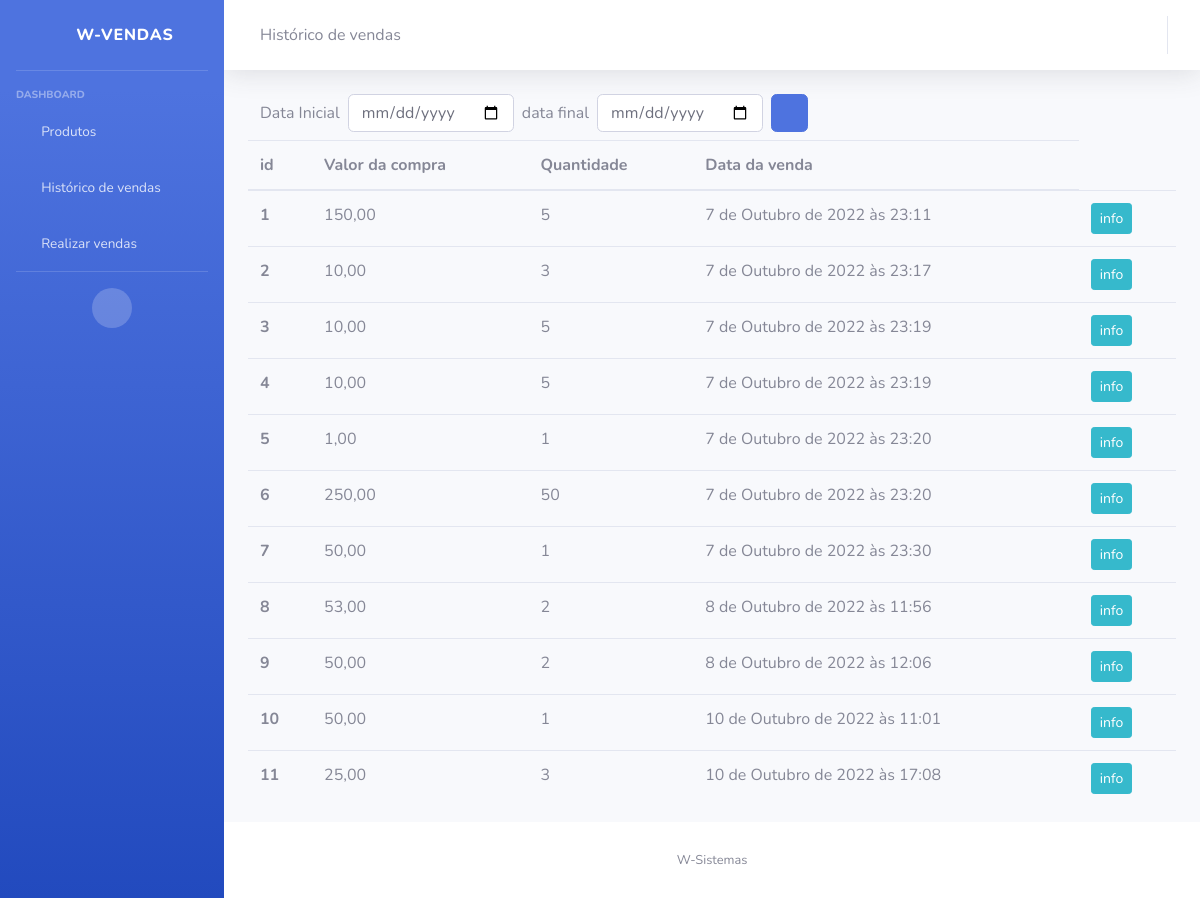
The page /historico-vendas on the database as committed earlier.
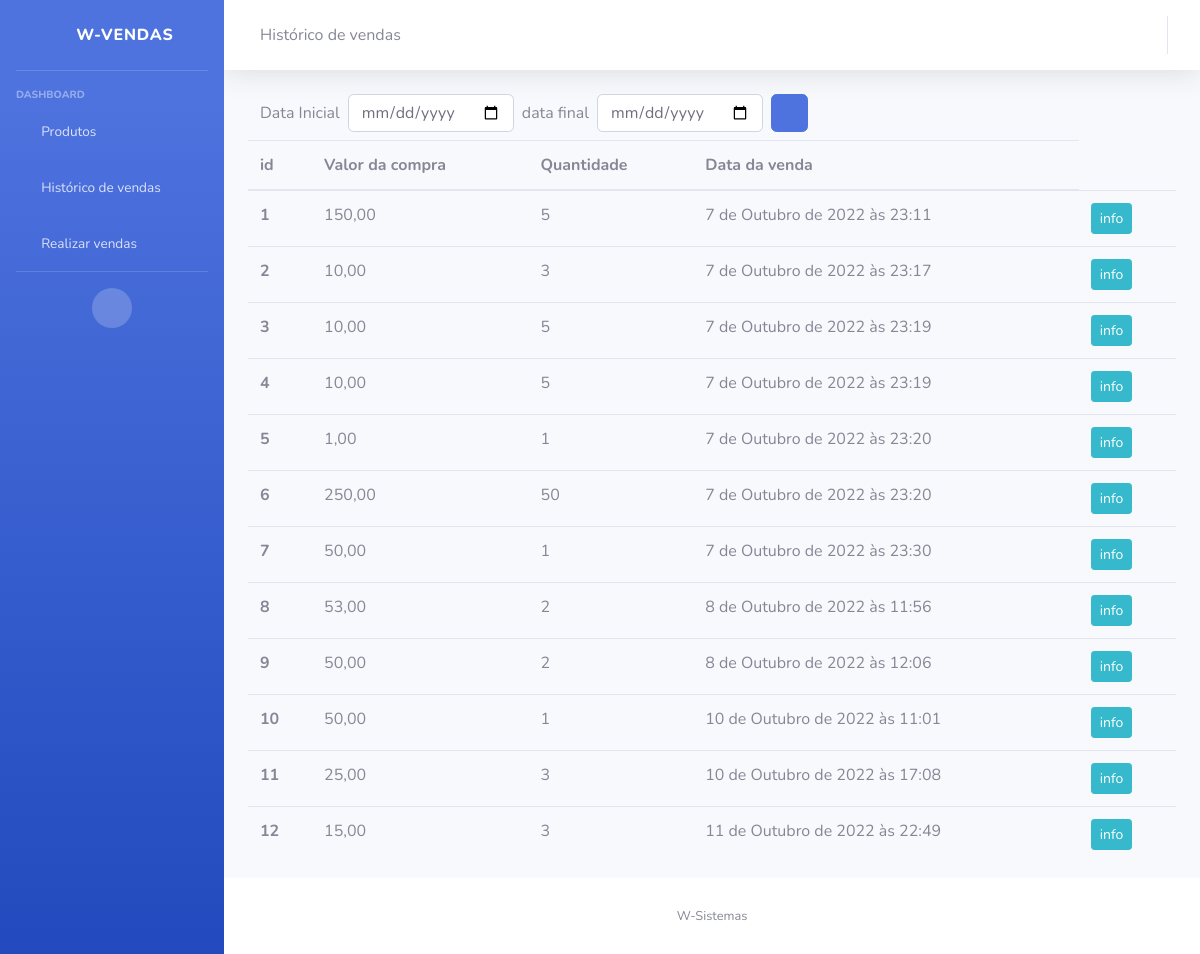
The same page on the database as committed later.
### vendas_app/models.py (models this page shows, shortened)
class Carrinho(models.Model):
    produtos = models.ManyToManyField(Produto, blank=True, related_name='vendas')
    data_compra = models.DateTimeField(auto_now_add=True)
    valor_da_compra = models.DecimalField(decimal_places=2, max_digits=150)
    quantidade = models.IntegerField()

### vendas_app/views.py (the view)
# urls.py: path('historico-vendas', views.historico_de_vendas, name='historico-vendas'),
def historico_de_vendas(request):
    vendas = Carrinho.objects.all()
    vendas_q = Carrinho.objects.filter()
    start_date = request.GET.get('data_inicial')
    end_date = request.GET.get('data_final')
    if start_date and end_date:
        vendas_q = Carrinho.objects.filter(data_compra__range=[start_date, end_date])
    return render(request, 'html/vendas.html', {'vendas': vendas, 'vendas_q': vendas_q})

### vendas_app/templates/html/vendas.html (shortened to what this page needs)
{% extends 'base.html' %}
{% block core %}
<a class="collapse-item" href="{% url 'home' %}">
  <i class="fas fa-fw fa-chevron-left"></i>
</a>
Histórico de vendas
{% endblock%}
{% block content%}
{% load crispy_forms_tags %}
    <div class="col-md-8">
      <form class="form-inline my-2 my-gl-0 pull-right">
          <label>Data Inicial</label>
          <input name="data_inicial" class="form-control ml-sm-2 mr-sm-2" type="date">
          <label>data final</label>
          <input name="data_final" class="form-control ml-sm-2 mr-sm-2" type="date">
          <button class="btn btn-primary my-2 my-sm-0" type="submit">
            <i class="fas fa-search fa-sm"></i>
          </button>
      </form>
    </div>
    {% if vendas_q %}
    <div class="d-flex flex-column">
      <table class="table">
          <thead>
            <tr>
              <th scope="col">id</th>
              <th scope="col">Valor da compra</th>
              <th scope="col">Quantidade</th>
              <th scope="col">Data da venda</th>
            </tr>
          </thead>
          <tbody>
              {% for venda in vendas_q%}
              <tr>
                  <th scope="row">{{venda.id}}</th>
                  <td>{{venda.valor_da_compra}}</td>
                  <td>{{venda.quantidade}}</td>
                  <td>{{venda.data_compra}}</td>
                  <td>
                    <a href="{% url 'venda-detalhe' venda.pk%}"class="btn btn-info btn-sm">info</a>
                  </td>
              </tr>
            {% endfor %}
          </tbody>
        </table>
    </div>
    {% endif %}
{% endblock content%}

Rows that differ between the two databases and show on the page:
added Carrinho: id "12", valor_da_compra "15,00", quantidade "3", data_compra "11 de Outubro de 2022 às 22:49"
